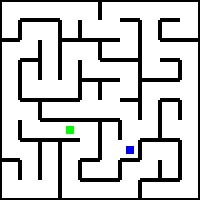
#> input picture Stage 1/Task 1/Solved/eYRC-NT#1805_Task1_Practice/Section-3/maze00.jpg, 200 x 200 px
$ python section3.py   (Python 2 division)
#> lines starting #> are read from the running program, lines starting #| are printed output that depends on the picture; after the words box and inside, x2 and y2 are one past the last pixel; in counts of white or black regions, pixels touching at a corner belong together
import numpy as np
import cv2

## Reads image in HSV format. Accepts filepath as input argument and returns the HSV
## equivalent of the image.
def readImageHSV(filePath):
    #############  Add your Code here   ###############
    img = cv2.imread(filePath, cv2.IMREAD_COLOR)
    hsvImg = cv2.cvtColor(img, cv2.COLOR_BGR2HSV)
    ###################################################
    return hsvImg

## Reads image in binary format. Accepts filepath as input argument and returns the binary
## equivalent of the image.
def readImageBinary(filePath):
    #############  Add your Code here   ###############
    img = cv2.imread(filePath, cv2.IMREAD_GRAYSCALE)
    ret, binaryImage = cv2.threshold(img, 200, 255, cv2.THRESH_BINARY)
    ###################################################
    return binaryImage

## The findNeighbours function takes a maze image and row and column coordinates of a cell as input arguments
## and returns a stack consisting of all the neighbours of the cell as output.
## Note :- Neighbour refers to all the adjacent cells one can traverse to from that cell provided only horizontal
## and vertical traversal is allowed.
def findNeighbours(img,row,column):
    neighbours = []
    #############  Add your Code here   ###############
    r = (row * 20) + 10
    c = (column * 20) + 10
    maxdim = []
    maxdim = img.shape
    if row == (maxdim[0] / 20) - 1 and column == (maxdim[1] / 20) - 1:
        if img[r - 11, c] == 255:
            temp = (row - 1, column)
            neighbours.append(temp)
        if img[r, c - 11] == 255:
            temp = (row, column - 1)
            neighbours.append(temp)

    elif row == 0 and column == (maxdim[1] / 20) - 1:
        if img[r + 11, c] == 255:
            temp = (row + 1, column)
            neighbours.append(temp)
        if img[r, c - 11] == 255:
            temp = (row, column - 1)
            neighbours.append(temp)

    elif row == 0 and column == 0:

        if img[r, c + 11] == 255:
            temp = (row, column+1)
            neighbours.append(temp)
        if img[r + 11, c] == 255:
            temp = (row + 1, column)
            neighbours.append(temp)

    elif row == (maxdim[0] / 20) - 1 and column == 0:
        if img[r - 11, c] == 255:
            temp = (row - 1, column)
            neighbours.append(temp)
        if img[r, c + 11] == 255:
            temp = (row, column + 1)
            neighbours.append(temp)

    elif row == 0:
        if img[r, c - 11] == 255:
            temp = (row, column - 1)
            neighbours.append(temp)
        if img[r, c + 11] == 255:
            temp = (row, column + 1)
            neighbours.append(temp)
        if img[r + 11, c] == 255:
            temp = (row + 1, column)
            neighbours.append(temp)

    elif row == (maxdim[0] / 20) - 1:
        if img[r, c - 11] == 255:
            temp = (row, column - 1)
            neighbours.append(temp)
        if img[r, c + 11] == 255:
            temp = (row, column + 1)
            neighbours.append(temp)
        if img[r - 11, c] == 255:
            temp = (row - 1, column)
            neighbours.append(temp)

    elif column == 0:
        if img[r - 11, c] == 255:
            temp = (row - 1, column)
            neighbours.append(temp)
        if img[r + 11, c] == 255:
            temp = (row + 1, column)
            neighbours.append(temp)
        if img[r, c + 11] == 255:
            temp = (row, column + 1)
            neighbours.append(temp)

    elif column == (maxdim[1] / 20) - 1:
        if img[r - 11, c] == 255:
            temp = (row - 1, column)
            neighbours.append(temp)
        if img[r + 11, c] == 255:
            temp = (row + 1, column)
            neighbours.append(temp)
        if img[r, c - 11] == 255:
            temp = (row, column - 1)
            neighbours.append(temp)

    else:
        if img[r - 11, c] == 255:
            temp = (row - 1, column)
            neighbours.append(temp)
        if img[r, c - 11] == 255:
            temp = (row, column - 1)
            neighbours.append(temp)
        if img[r, c + 11] == 255:
            temp = (row, column + 1)
            neighbours.append(temp)
        if img[r + 11, c] == 255:
            temp = (row + 1, column)
            neighbours.append(temp)
    ###################################################
    return neighbours

##  colourCell basically highlights the given cell by painting it with the given colourVal. Care should be taken that
##  the function doesn't paint over the black walls and only paints the empty spaces. This function returns the image
##  with the painted cell.
##  You can change the colourCell() functions used in the previous sections to suit your requirements.

def colourCell( img,row,column,colourVal  ):   ## Add required arguments here.
    #############  Add your Code here   ###############
    r = row * 20
    c = column * 20
    for rcount in range(r, r + 20):
        for ccount in range(c, c + 20):
            if img[rcount, ccount] < 250:
                continue
            img[rcount, ccount] = colourVal
    ###################################################
    return img

##  Function that accepts some arguments from user and returns the graph of the maze image.
def buildGraph(img):  ## You can pass your own arguments in this space.
    graph = {}
    #############  Add your Code here   ###############
    dim = img.shape
    for row in range(0, dim[0] / 20):
        for col in range(0, dim[1] / 20):
            graph[(row, col)] = findNeighbours(img, row, col)

    # Printing sorted graph. Uncomment when needed
    """for key in sorted(graph):
        print "%s: %s" % (key, graph[key])"""
    ###################################################
    return graph

##  Finds shortest path between two coordinates in the maze. Returns a set of coordinates from initial point
##  to final point.
def findPath(img, graph, init, final): ## You can pass your own arguments in this space.
    #############  Add your Code here   ###############
    node_storage = []
    all_paths = []
    def breadth_first(init, final, graph, node_storage = [], all_paths = []):
        cur_way = [init]
        node_storage.append(cur_way)
        while (len(node_storage) != 0):
            cur_way = node_storage.pop(0)
            if cur_way[-1] == final:
                all_paths.append(cur_way)

            for neighbour in graph[cur_way[-1]]:
                if neighbour not in cur_way:
                    other_way = []
                    other_way = cur_way + [neighbour]
                    node_storage.append(other_way)

    breadth_first(init, final, graph, node_storage, all_paths)
    shortest_path = all_paths[0]
    ###################################################
    return shortest_path


## The findMarkers() function returns a list of coloured markers in form of a python dictionaries
## For example if a blue marker is present at (3,6) and red marker is present at (1,5) then the
## dictionary is returned as :-
##          list_of_markers = { 'Blue':(3,6), 'Red':(1,5)}

def findMarkers(img):    ## You can pass your own arguments in this space.
    list_of_markers = {}
    #############  Add your Code here   ###############
    # Red Section #
    red_low_bound0 = np.array([170, 100, 100])
    red_up_bound0 = np.array([180, 255, 255])
    red_low_bound1 = np.array([0, 100, 100])
    red_up_bound1 = np.array([10, 255, 255])

    red_mask1 = cv2.inRange(img, red_low_bound0, red_up_bound0)
    red_mask2 = cv2.inRange(img, red_low_bound1, red_up_bound1)
    red_mask = red_mask1 | red_mask2
    dim = red_mask.shape
    for rows in range(0, dim[0] / 20):
        for cols in range(0, dim[1] / 20):
            if red_mask[(rows * 20) + 10, (cols * 20) + 10] > 127:
                list_of_markers['Red'] = (rows, cols)

    # Green Section #
    green_low_bound = np.array([50, 100, 100])
    green_up_bound = np.array([70, 255, 255])

    green_mask = cv2.inRange(img, green_low_bound, green_up_bound, )
    dim = green_mask.shape
    for rows in range(0, dim[0] / 20):
        for cols in range(0, dim[1] / 20):
            if green_mask[(rows * 20) + 10, (cols * 20) + 10] > 127:
                list_of_markers['Green'] = (rows, cols)

    # Blue Section #
    blue_low_bound = np.array([110, 100, 100])
    blue_up_bound = np.array([130, 255, 255])

    blue_mask = cv2.inRange(img, blue_low_bound, blue_up_bound)
    dim = blue_mask.shape
    for rows in range(0, dim[0] / 20):
        for cols in range(0, dim[1] / 20):
            if blue_mask[(rows * 20) + 10, (cols * 20) + 10] > 127:
                list_of_markers['Blue'] = (rows, cols)

    # Pink Section #
    pink_low_bound = np.array([140, 100, 100])
    pink_up_bound = np.array([160, 255, 255])
    pink_mask = cv2.inRange(img, pink_low_bound, pink_up_bound)
    dim = pink_mask.shape
    for rows in range(0, dim[0] / 20):
        for cols in range(0, dim[1] / 20):
            if pink_mask[(rows * 20) + 10, (cols * 20) + 10] > 127:
                list_of_markers['Pink'] = (rows, cols)

    #Printing list_of_markers. Uncomment when needed
    """for key in sorted(list_of_markers):
        print "%s: %s" % (key, list_of_markers[key])"""
    ###################################################
    return list_of_markers

## The findOptimumPath() function returns a python list which consists of all paths that need to be traversed
## in order to start from the bottom left corner of the maze, collect all the markers by traversing to them and
## then traverse to the top right corner of the maze.

def findOptimumPath(img, init, final, list_of_markers = {}):     ## You can pass your own arguments in this space.
    path_array = []
    #############  Add your Code here   ###############
    # Add all marker co-ordinates to markers list irrespective of colour
    markers = [i for i in list_of_markers.values()]

    # Find marker with shortest length from last point reached
    graph = buildGraph(img)

    cur_starting_point = (init)
    while (markers):
        shortest_path = [i for i in graph.values()]
        for node in markers:
            temp_path = findPath(img, graph, cur_starting_point, node)
            if len(temp_path) < len(shortest_path):
                shortest_path = temp_path
                #print shortest_path
        cur_starting_point = shortest_path[-1]
        path_array.append(shortest_path)
        markers.remove(shortest_path[-1])

    path_array.append(findPath(img, graph, cur_starting_point, final))
    ###################################################
    return path_array

## The colourPath() function highlights the whole path that needs to be traversed in the maze image and
## returns the final image.

def colourPath( img, path_array = [] ):      ## You can pass your own arguments in this space.
    #############  Add your Code here   ###############
    for node in path_array:
        for subnode in node:
            colourCell(img, subnode[0], subnode[1], 150)
    ###################################################
    return img

#####################################    Add Utility Functions Here   ###################################
##                                                                                                     ##
##                   You are free to define any functions you want in this space.                      ##
##                             The functions should be properly explained.                             ##


##                                                                                                     ##
##                                                                                                     ##
#########################################################################################################

## This is the main() function for the code, you are not allowed to change any statements in this part of
## the code. You are only allowed to change the arguments supplied in the findMarkers(), findOptimumPath()
## and colourPath() functions.

def main(filePath, flag = 0):
    imgHSV = readImageHSV(filePath)                ## Acquire HSV equivalent of image.
#> in readImageHSV, img is the input picture: shape (200, 200, 3); mean B, G, R 204.9, 204.9, 204.5
#> in readImageHSV, `hsvImg = cv2.cvtColor(img, cv2.COLOR_BGR2HSV)`: hsvImg: shape (200, 200, 3); mean H, S, V 2.1, 2.2, 205.3
    listOfMarkers = findMarkers( imgHSV )              ## Acquire the list of markers with their coordinates.
#> in findMarkers, `red_mask1 = cv2.inRange(img, red_low_bound0, red_up_bound0)`: red_mask1: shape (200, 200); every value is 0
#> in findMarkers, `green_mask = cv2.inRange(img, green_low_bound, green_up_bound, )`:
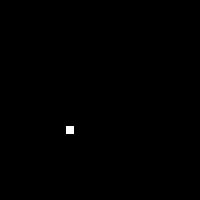
#> green_mask: shape (200, 200); 0.16% white; 1 white region, box (x1, y1, x2, y2) and area: (66, 126, 74, 134) 64
#> in findMarkers, `blue_mask = cv2.inRange(img, blue_low_bound, blue_up_bound)`:
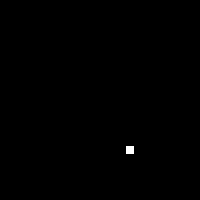
#> blue_mask: shape (200, 200); 0.16% white; 1 white region, box (x1, y1, x2, y2) and area: (126, 146, 134, 154) 64
#> listOfMarkers = {'Green': (6, 3), 'Blue': (7, 6)}
    test = str(listOfMarkers)
#> test = "{'Green': (6, 3), 'Blue': (7, 6)}"
    imgBinary = readImageBinary(filePath)          ## Acquire the binary equivalent of image.
#> in readImageBinary, `ret, binaryImage = cv2.threshold(img, 200, 255, cv2.THRESH_BINARY)`:
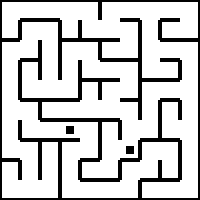
#> binaryImage: shape (200, 200); 80.2% white; 3 black regions, box (x1, y1, x2, y2) and area: (0, 0, 200, 200) 7784, (66, 126, 74, 134) 64, (126, 146, 134, 154) 64
    initial_point = ((len(imgBinary)/20)-1,0)      ## Bottom Left Corner Cell
#> initial_point = (9, 0)
    final_point = (0, (len(imgBinary[0])/20) - 1)  ## Top Right Corner Cell
#> final_point = (0, 9)
    pathArray = findOptimumPath(imgBinary, initial_point, final_point, listOfMarkers) ## Acquire the list of paths for optimum traversal.
#> in findOptimumPath, `markers = [i for i in list_of_markers.values()]`: markers = [(6, 3), (7, 6)]
#> after the loop in buildGraph, `for row in range(0, dim[0] / 20):`: graph = 100 items
#> in findOptimumPath, `cur_starting_point = (init)`: cur_starting_point = (9, 0)
#> the loop in findOptimumPath, `while (markers):` made 2 passes
#> cur_starting_point on passes 1 to 2: (6, 3), (7, 6)
#> after the loop in findOptimumPath, `while (markers):`: markers = []; path_array = 2 items
#> pathArray = 3 items
    print pathArray
#> (printed output is left out)
    img = colourPath(imgBinary, pathArray)         ## Highlight the whole optimum path in the maze image
#> the loop in colourPath, `for node in path_array:` made 3 passes
#> after the loop in colourPath, `for node in path_array:`:
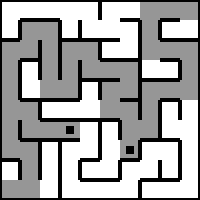
#> img: shape (200, 200); min 0, max 255, mean 165.2
    if __name__ == "__main__":
        return img
    else:
        if flag == 0:
            return pathArray
        elif flag == 1:
            return test + "\n"
        else:
            return img
## Modify the filepath in this section to test your solution for different maze images.
if __name__ == "__main__":
    filePath = "maze00.jpg"                        ## Insert filepath of image here
    img = main(filePath)
    cv2.imshow("canvas", img)
    cv2.waitKey(0)
    cv2.destroyAllWindows()

$ run again, with Stage 1/Task 1/Solved/eYRC-NT#1805_Task1_Practice/Section-3/maze01.jpg copied over Stage 1/Task 1/Solved/eYRC-NT#1805_Task1_Practice/Section-3/maze00.jpg
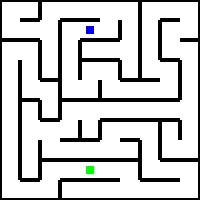
#> input picture Stage 1/Task 1/Solved/eYRC-NT#1805_Task1_Practice/Section-3/maze01.jpg, 200 x 200 px
#> in readImageHSV, img is the input picture: shape (200, 200, 3); mean B, G, R 204.5, 204.5, 204.1
#> hsvImg: shape (200, 200, 3); mean H, S, V 1.6, 1.8, 204.9
#> red_mask1: shape (200, 200); every value is 0
#> green_mask: shape (200, 200); 0.16% white; 1 white region, box (x1, y1, x2, y2) and area: (86, 166, 94, 174) 64
#> blue_mask: shape (200, 200); 0.16% white; 1 white region, box (x1, y1, x2, y2) and area: (86, 26, 94, 34) 64
#> listOfMarkers = {'Green': (8, 4), 'Blue': (1, 4)}
#> test = "{'Green': (8, 4), 'Blue': (1, 4)}"
#> in readImageBinary, `ret, binaryImage = cv2.threshold(img, 200, 255, cv2.THRESH_BINARY)`:
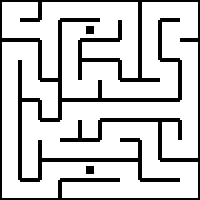
#> binaryImage: shape (200, 200); 80.1% white; 3 black regions, box (x1, y1, x2, y2) and area: (0, 0, 200, 200) 7840, (86, 26, 94, 34) 64, (86, 166, 94, 174) 64
#> initial_point = (9, 0)
#> final_point = (0, 9)
#> in findOptimumPath, `markers = [i for i in list_of_markers.values()]`: markers = [(8, 4), (1, 4)]
#> after the loop in buildGraph, `for row in range(0, dim[0] / 20):`: graph = 100 items
#> in findOptimumPath, `cur_starting_point = (init)`: cur_starting_point = (9, 0)
#> the loop in findOptimumPath, `while (markers):` made 2 passes
#> after the loop in findOptimumPath, `while (markers):`: markers = []; path_array = 2 items
#> pathArray = 3 items
#> (printed output is left out)
#> the loop in colourPath, `for node in path_array:` made 3 passes
#> node on pass 1: [(9, 0), (9, 1), (9, 2), (8, 2), (8, 3), (8, 4)]
#> after the loop in colourPath, `for node in path_array:`:
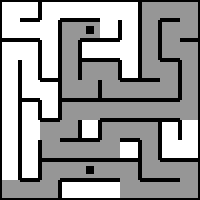
#> img: shape (200, 200); min 0, max 255, mean 155.9

$ run again, with Stage 1/Task 1/Solved/eYRC-NT#1805_Task1_Practice/Section-3/maze02.jpg copied over Stage 1/Task 1/Solved/eYRC-NT#1805_Task1_Practice/Section-3/maze00.jpg
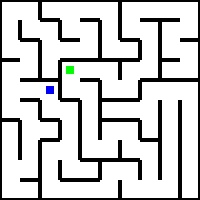
#> input picture Stage 1/Task 1/Solved/eYRC-NT#1805_Task1_Practice/Section-3/maze02.jpg, 200 x 200 px
#> in readImageHSV, img is the input picture: shape (200, 200, 3); mean B, G, R 204.9, 204.9, 204.5
#> hsvImg: shape (200, 200, 3); mean H, S, V 1.6, 1.6, 205.3
#> red_mask1: shape (200, 200); every value is 0
#> green_mask: shape (200, 200); 0.16% white; 1 white region, box (x1, y1, x2, y2) and area: (66, 66, 74, 74) 64
#> blue_mask: shape (200, 200); 0.16% white; 1 white region, box (x1, y1, x2, y2) and area: (46, 86, 54, 94) 64
#> listOfMarkers = {'Green': (3, 3), 'Blue': (4, 2)}
#> test = "{'Green': (3, 3), 'Blue': (4, 2)}"
#> in readImageBinary, `ret, binaryImage = cv2.threshold(img, 200, 255, cv2.THRESH_BINARY)`:
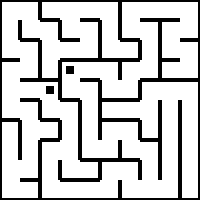
#> binaryImage: shape (200, 200); 80.2% white; 3 black regions, box (x1, y1, x2, y2) and area: (0, 0, 200, 200) 7780, (66, 66, 74, 74) 64, (46, 86, 54, 94) 64
#> initial_point = (9, 0)
#> final_point = (0, 9)
#> in findOptimumPath, `markers = [i for i in list_of_markers.values()]`: markers = [(3, 3), (4, 2)]
#> after the loop in buildGraph, `for row in range(0, dim[0] / 20):`: graph = 100 items
#> in findOptimumPath, `cur_starting_point = (init)`: cur_starting_point = (9, 0)
#> the loop in findOptimumPath, `while (markers):` made 2 passes
#> cur_starting_point on passes 1 to 2: (4, 2), (3, 3)
#> after the loop in findOptimumPath, `while (markers):`: markers = []; path_array = 2 items
#> pathArray = 3 items
#> (printed output is left out)
#> the loop in colourPath, `for node in path_array:` made 3 passes
#> after the loop in colourPath, `for node in path_array:`:
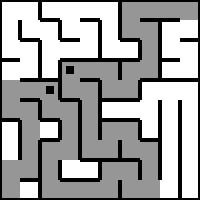
#> img: shape (200, 200); min 0, max 255, mean 162.9

$ run again, with Stage 1/Task 1/Solved/eYRC-NT#1805_Task1_Practice/Section-3/maze03.jpg copied over Stage 1/Task 1/Solved/eYRC-NT#1805_Task1_Practice/Section-3/maze00.jpg
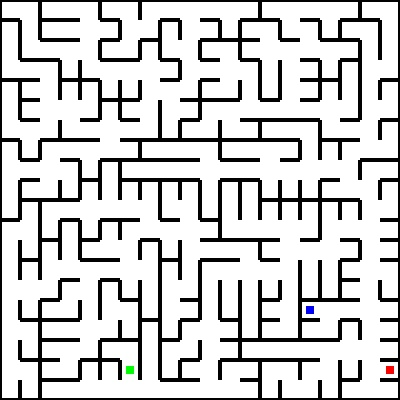
#> input picture Stage 1/Task 1/Solved/eYRC-NT#1805_Task1_Practice/Section-3/maze03.jpg, 400 x 400 px
#> in readImageHSV, img is the input picture: shape (400, 400, 3); mean B, G, R 205.9, 205.9, 205.9
#> hsvImg: shape (400, 400, 3); mean H, S, V 0.8, 0.9, 206.1
#> red_mask1: shape (400, 400); 0% white in thin lines or dots, all inside (x1, y1, x2, y2) = (386, 372, 388, 374)
#> red_mask2: shape (400, 400); 0.04% white; 1 white region, box (x1, y1, x2, y2) and area: (386, 366, 394, 374) 60
#> red_mask: shape (400, 400); 0.04% white; 1 white region, box (x1, y1, x2, y2) and area: (386, 366, 394, 374) 64
#> green_mask: shape (400, 400); 0.04% white; 1 white region, box (x1, y1, x2, y2) and area: (126, 366, 134, 374) 64
#> blue_mask: shape (400, 400); 0.04% white; 1 white region, box (x1, y1, x2, y2) and area: (306, 306, 314, 314) 64
#> pink_mask: shape (400, 400); every value is 0
#> listOfMarkers = {'Red': (18, 19), 'Green': (18, 6), 'Blue': (15, 15)}
#> binaryImage: shape (400, 400); 80.7% white; 4 black regions, box (x1, y1, x2, y2) and area: (0, 0, 400, 400) 30648, (306, 306, 314, 314) 64, (126, 366, 134, 374) 64, (386, 366, 394, 374) 64
#> initial_point = (19, 0)
#> final_point = (0, 19)
#> markers = [(18, 19), (18, 6), (15, 15)]
#> the loop in findOptimumPath, `while (markers):` made 3 passes
#> (printed output is left out)
#> the loop in colourPath, `for node in path_array:` made 4 passes
#> after the loop in colourPath, `for node in path_array:`:
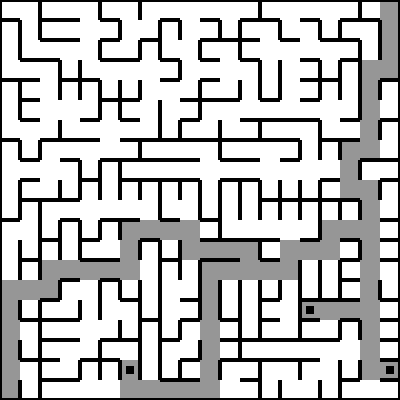
#> img: shape (400, 400); min 0, max 255, mean 190.1
